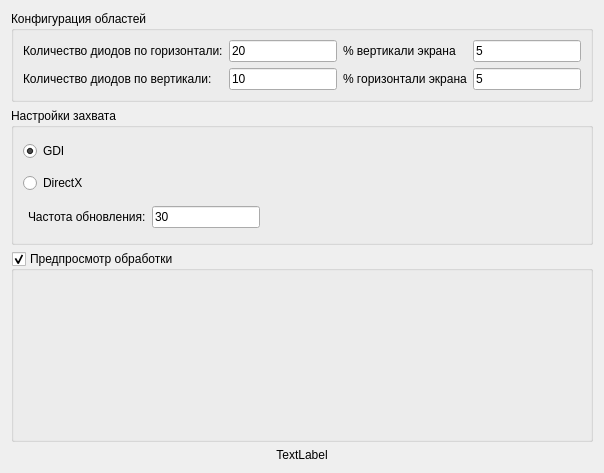
      <widget class="QWidget" name="tabMain">
       <attribute name="title">
        <string>Основные настройки</string>
       </attribute>
       <layout class="QVBoxLayout" name="verticalLayout_3">
        <item>
         <widget class="QGroupBox" name="groupRegions">
          <property name="title">
           <string>Конфигурация областей</string>
          </property>
          <layout class="QGridLayout" name="gridLayout">
           <item row="0" column="2">
            <widget class="QLabel" name="label_4">
             <property name="text">
              <string>% вертикали экрана</string>
             </property>
            </widget>
           </item>
           <item row="0" column="0">
            <widget class="QLabel" name="label">
             <property name="text">
              <string>Количество диодов по горизонтали:</string>
             </property>
            </widget>
           </item>
           <item row="0" column="1">
            <widget class="QLineEdit" name="leNHoriz">
             <property name="inputMask">
              <string/>
             </property>
             <property name="text">
              <string>20</string>
             </property>
             <property name="maxLength">
              <number>3</number>
             </property>
            </widget>
           </item>
           <item row="1" column="0">
            <widget class="QLabel" name="label_2">
             <property name="text">
              <string>Количество диодов по вертикали:</string>
             </property>
            </widget>
           </item>
           <item row="1" column="1">
            <widget class="QLineEdit" name="leNVert">
             <property name="inputMask">
              <string/>
             </property>
             <property name="text">
              <string>10</string>
             </property>
             <property name="maxLength">
              <number>3</number>
             </property>
            </widget>
           </item>
           <item row="0" column="3">
            <widget class="QLineEdit" name="leHorizontalHeightP">
             <property name="inputMask">
              <string/>
             </property>
             <property name="text">
              <string>5</string>
             </property>
             <property name="maxLength">
              <number>2</number>
             </property>
            </widget>
           </item>
           <item row="1" column="2">
            <widget class="QLabel" name="label_5">
             <property name="text">
              <string>% горизонтали экрана</string>
             </property>
            </widget>
           </item>
           <item row="1" column="3">
            <widget class="QLineEdit" name="leVerticalWidthP">
             <property name="inputMask">
              <string/>
             </property>
             <property name="text">
              <string>5</string>
             </property>
             <property name="maxLength">
              <number>2</number>
             </property>
            </widget>
           </item>
          </layout>
         </widget>
        </item>
        <item>
         <widget class="QGroupBox" name="groupCapture">
          <property name="title">
           <string>Настройки захвата</string>
          </property>
          <layout class="QGridLayout" name="gridLayout_3" rowstretch="1,0,0">
           <item row="2" column="0" colspan="2">
            <widget class="QFrame" name="frame">
             <property name="frameShape">
              <enum>QFrame::NoFrame</enum>
             </property>
             <property name="frameShadow">
              <enum>QFrame::Raised</enum>
             </property>
             <layout class="QHBoxLayout" name="horizontalLayout" stretch="0,0,1">
              <property name="leftMargin">
               <number>5</number>
              </property>
              <property name="topMargin">
               <number>5</number>
              </property>
              <property name="rightMargin">
               <number>5</number>
              </property>
              <property name="bottomMargin">
               <number>5</number>
              </property>
              <item>
               <widget class="QLabel" name="label_3">
                <property name="text">
                 <string>Частота обновления:</string>
                </property>
               </widget>
              </item>
              <item>
               <widget class="QLineEdit" name="leFrameRate">
                <property name="inputMask">
                 <string/>
                </property>
                <property name="text">
                 <string>30</string>
                </property>
                <property name="maxLength">
                 <number>3</number>
                </property>
               </widget>
              </item>
              <item>
               <spacer name="horizontalSpacer_3">
                <property name="orientation">
                 <enum>Qt::Horizontal</enum>
                </property>
                <property name="sizeHint" stdset="0">
                 <size>
                  <width>40</width>
                  <height>20</height>
                 </size>
                </property>
               </spacer>
              </item>
             </layout>
            </widget>
           </item>
           <item row="0" column="0">
            <widget class="QRadioButton" name="bnGDI">
             <property name="text">
              <string>GDI</string>
             </property>
             <property name="checked">
              <bool>true</bool>
             </property>
            </widget>
           </item>
           <item row="1" column="0">
            <widget class="QRadioButton" name="bnDirectX">
             <property name="text">
              <string>DirectX</string>
             </property>
            </widget>
           </item>
           <item row="0" column="1" rowspan="2">
            <spacer name="horizontalSpacer_2">
             <property name="orientation">
              <enum>Qt::Horizontal</enum>
             </property>
             <property name="sizeHint" stdset="0">
              <size>
               <width>322</width>
               <height>58</height>
              </size>
             </property>
            </spacer>
           </item>
          </layout>
         </widget>
        </item>
        <item>
         <widget class="QGroupBox" name="bnPreviewEnabled">
          <property name="title">
           <string>Предпросмотр обработки</string>
          </property>
          <property name="flat">
           <bool>false</bool>
          </property>
          <property name="checkable">
           <bool>true</bool>
          </property>
          <layout class="QGridLayout" name="gridLayout_4">
           <item row="0" column="0">
            <widget class="QFrame" name="framePreview">
             <property name="minimumSize">
              <size>
               <width>150</width>
               <height>150</height>
              </size>
             </property>
             <property name="frameShape">
              <enum>QFrame::NoFrame</enum>
             </property>
             <property name="frameShadow">
              <enum>QFrame::Raised</enum>
             </property>
             <layout class="QVBoxLayout" name="verticalLayout"/>
            </widget>
           </item>
          </layout>
         </widget>
        </item>
        <item>
         <widget class="QLabel" name="labelFrameRate">
          <property name="text">
           <string>TextLabel</string>
          </property>
          <property name="alignment">
           <set>Qt::AlignCenter</set>
          </property>
         </widget>
        </item>
       </layout>
      </widget>
